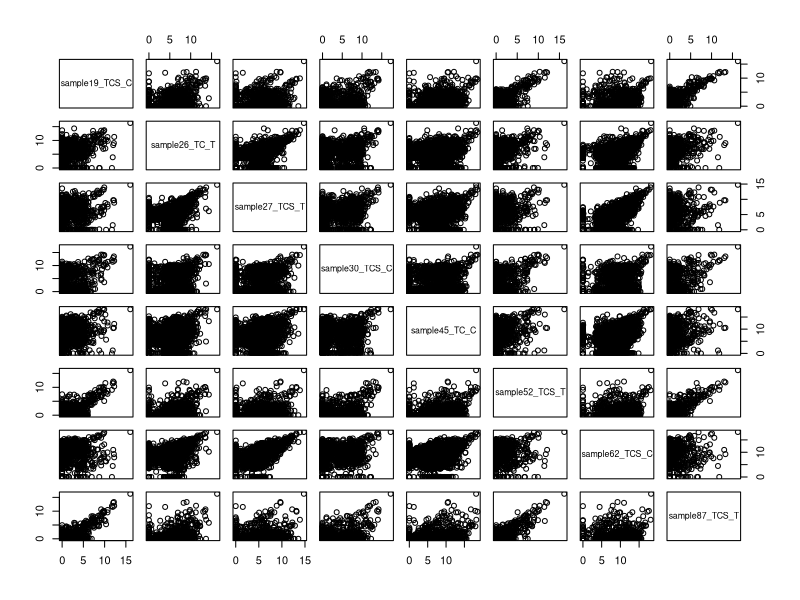
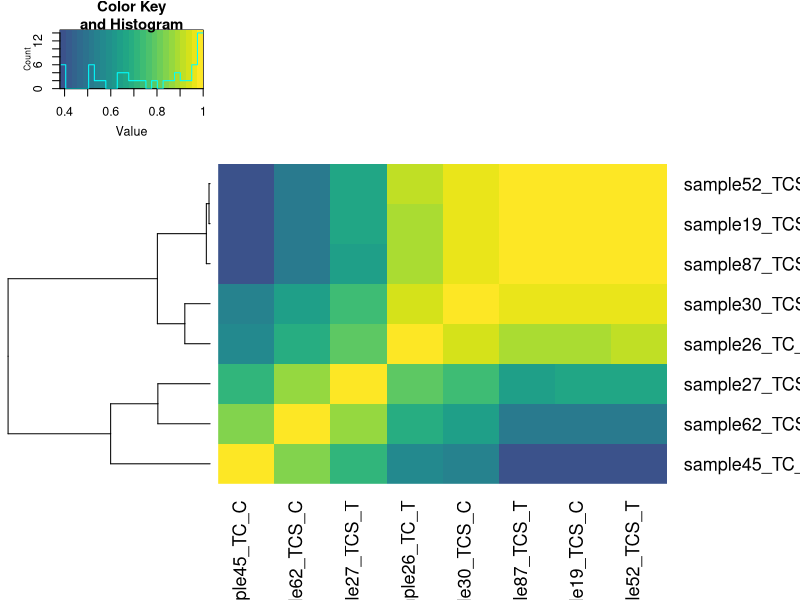

R code for these plots, in order: (Note: this script raises an error after producing the figures.)
## ---- chunk 1
knitr::opts_chunk$set(echo = TRUE)
## ---- chunk 2
library(readr)
fungal.counts <- read_tsv("TC_counts.tsv") #assign fungal counts data to an object
fungal.counts
## ---- chunk 3
#retain only the reads that were over 10 count in at least three samples
fungal.counts <- fungal.counts[rowSums(fungal.counts[,-1] > 10) >= 3,]

fungal.counts
## ---- chunk 4
fungal.counts <- fungal.counts[, -which(names(fungal.counts) == "target_id")]
#remove target_id column

fungal.counts
## ---- chunk 5
transformed.counts <- log2(fungal.counts + 1) 
#log transform counts
## ---- chunk 6
cor.table <- cor(fungal.counts)
pairs(transformed.counts)
## ---- chunk 7
#rownames(cor.table) <- str_remove(rownames(cor.table), "_INTERNODE.*") #shorter names for better plotting
#colnames(cor.table) <- str_remove(colnames(cor.table), "_INTERNODE.*")
library(tidyverse)

cor.table %>% gplots::heatmap.2(dendrogram="row", trace = "none", col=viridis::viridis(25, begin=.25), margins=c(7,8))
## ---- chunk 8
#make tibble with descriptions from counts data table
sample.description <- tibble(sample=colnames(fungal.counts)[-1])

sample.description
## ---- chunk 9
#change these labels based on our sample names once we receive data back
library(dplyr)
library(stringr)

fungal.counts.new <- sample.description %>%
  mutate(
    sp = str_extract(sample, "(TC|TCS)"),  
    trt = str_extract(sample, "(C|T)"),     
    group = str_c(sp, trt, sep = "_")              
  )

head(fungal.counts.new)
## ---- chunk 10
#change treatments according to our data
fungal.counts.new <- fungal.counts.new %>%
  mutate(gt=factor(gt), 
         trt=factor(trt,levels = c("NDP","DP"))) # setting the levels in this way makes "NDP" the reference  

fungal.counts.new
## ---- chunk 11
library(edgeR)
counts.matrix <- fungal.counts %>% select(-gene_id) %>% as.matrix()
rownames(counts.matrix) <- fungal.counts$gene_id

dge.data <- DGEList(counts=counts.matrix, 
                    group=sample.description$group)
dim(dge.data) 
dge.data <- calcNormFactors(dge.data, method = "TMM")
dge.data$samples # look at the normalization factors
## ---- chunk 12
plotMDS(dge.data)
## ---- chunk 13
mdsvals <- plotMDS(dge.data, plot = FALSE) # get the MDS values for plotting

tibble(x=mdsvals$x, y=mdsvals$y, sample=rownames(dge.data$samples)) %>%
  inner_join(sample.description) %>%
  ggplot(aes(x=x, y=y, color=trt, shape=gt)) +
  geom_point(size=3) 
## ---- chunk 14
fungal.counts.normal <- cpm(dge.data) 

# or log2 transformed:
fungal.counts.normal.log <- cpm(dge.data,log = TRUE)
## ---- chunk 15
#sample.description is the original descriptive dataset (describes our samples but doesn't have counts data)
design <- model.matrix(~sp+trt,data = sample.description)
rownames(design) <- sample.description$sample
design
## ---- chunk 16
#First the overall dispersion
dge.data <- estimateGLMCommonDisp(dge.data,design,verbose = TRUE)

#Then a trended dispersion based on count level
dge.data <- estimateGLMTrendedDisp(dge.data,design)

#And lastly we calculate the gene-wise dispersion, using the prior estimates to "squeeze" the dispersion towards the common dispersion.
dge.data <- estimateGLMTagwiseDisp(dge.data,design)

#We can examine this with a plot
plotBCV(dge.data)
## ---- chunk 17
#this is the full model with all coefficients
#dge.data is the normalized count data
fit <- glmFit(dge.data, design)
## ---- chunk 18
#this model looks at genes differentially expressed in genotype R500 versus the other genotype
#change to our coefficient of interest (likely treatment)
gt.lrt <- glmLRT(fit,coef = "gtR500")
## ---- chunk 19
topTags(gt.lrt) # the top 10 most differentially expressed genes between the two genotypes (using the above model)
## ---- chunk 20
summary(decideTestsDGE(gt.lrt,p.value=0.01)) #This uses the FDR.  0.05 would be OK also.
## ---- chunk 21
#Extract genes with a FDR < 0.01 (could also use 0.05)
DEgene.gt <- topTags(gt.lrt,n = Inf,p.value = 0.01)$table

#save to a file
write.csv(DEgene.gt,"../output/DEgenes.gt.csv")

#Or if we want all genes, regardless of FDR:
DEgene.gt.all <- topTags(gt.lrt,n = Inf, p.value = 1)$table
#save to a file
write.csv(DEgene.gt.all,"../output/DEgenes.gt.all.csv")
## ---- chunk 22
plotDE <- function(genes, dge, sample.description) {
  require(ggplot2)
  tmp.data <- t(log2(cpm(dge[genes,])+1))
  tmp.data <- tmp.data %>%
    as.data.frame() %>%
    rownames_to_column("sample") %>%
    left_join(sample.description,by="sample")
  tmp.data <- tmp.data %>%
    pivot_longer(cols=starts_with("Bra"), values_to = "log2_cpm", names_to = "gene")
  pl <- ggplot(tmp.data,aes(x=gt,y=log2_cpm,fill=trt))
  pl <- pl + facet_wrap( ~ gene)
  pl <- pl + ylab("log2(cpm)") + xlab("genotype")
  pl <- pl + geom_boxplot()
  pl + theme(axis.text.x  = element_text(angle=45, vjust=1,hjust=1))
}
## ---- chunk 23
#change according to our genes of interest etc
# A single gene
plotDE("Bra009785",dge.data,sample.description)

#top 9 genes
plotDE(rownames(DEgene.gt)[1:9],dge.data,sample.description)
## ---- chunk 24
design.interaction <- model.matrix(~sp*trt,data = fungal.counts.new)
rownames(design.interaction) <- fungal.counts.new$sample
design.interaction
## ---- chunk 25
#First the overall dispersion
dge.data.interaction <- estimateGLMCommonDisp(dge.data,design.interaction,verbose = TRUE)

#Then a trended dispersion based on count level
dge.data.interaction <- estimateGLMTrendedDisp(dge.data,design.interaction)

#And lastly we calculate the gene-wise dispersion, using the prior estimates to "squeeze" the dispersion towards the common dispersion.
dge.data.interaction <- estimateGLMTagwiseDisp(dge.data,design.interaction)

#We can examine this with a plot
plotBCV(dge.data)
## ---- chunk 26
fit.interaction <- glmFit(dge.data.interaction, design.interaction)
## ---- chunk 27
#change coefficients as necessary
gt.lrt.interaction <- glmLRT(fit.interaction,coef = "gtR500:trtDP")
## ---- chunk 28
topTags(gt.lrt.interaction) # the top 10 most differentially expressed genes
## ---- chunk 29
summary(decideTestsDGE(gt.lrt.interaction,p.value=0.01)) #This uses the FDR.  0.05 would be OK also.
## ---- chunk 30
#Extract genes with a FDR < 0.01 (could also use 0.05)
DEgene.gt.interaction <- topTags(gt.lrt.interaction,n = Inf,p.value = 0.01)$table

#save to a file
write.csv(DEgene.gt.interaction,"../output/DEgenes.gt.interaction.csv")

#Or if we want all genes, regardless of FDR:
DEgene.gt.all.interaction <- topTags(gt.lrt.interaction,n = Inf, p.value = 1)$table
#save to a file
write.csv(DEgene.gt.all.interaction,"../output/DEgenes.gt.all.interaction.csv")
## ---- chunk 31
plotDE <- function(genes, dge, sample.description) {
  require(ggplot2)
  tmp.data <- t(log2(cpm(dge[genes,])+1))
  tmp.data <- tmp.data %>%
    as.data.frame() %>%
    rownames_to_column("sample") %>%
    left_join(sample.description,by="sample")
  tmp.data <- tmp.data %>%
    pivot_longer(cols=starts_with("Bra"), values_to = "log2_cpm", names_to = "gene")
  pl <- ggplot(tmp.data,aes(x=gt,y=log2_cpm,fill=trt))
  pl <- pl + facet_wrap( ~ gene)
  pl <- pl + ylab("log2(cpm)") + xlab("genotype")
  pl <- pl + geom_boxplot()
  pl + theme(axis.text.x  = element_text(angle=45, vjust=1,hjust=1))
}
## ---- chunk 32
# A single gene
plotDE("Bra009785",dge.data.interaction,fungal.counts.new)

#top 9 genes
plotDE(rownames(DEgene.gt.interaction)[1:9],dge.data.interaction,fungal.counts.new)
